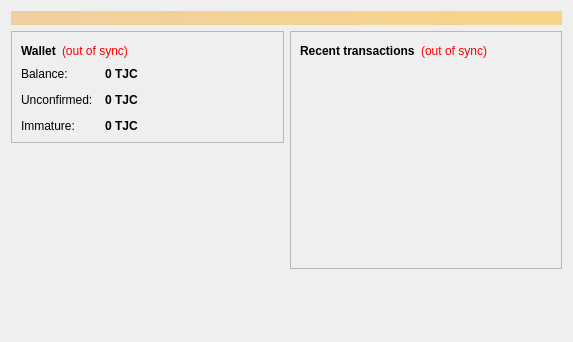
<?xml version="1.0" encoding="UTF-8"?>
<ui version="4.0">
 <class>OverviewPage</class>
 <widget class="QWidget" name="OverviewPage">
  <property name="geometry">
   <rect>
    <x>0</x>
    <y>0</y>
    <width>573</width>
    <height>342</height>
   </rect>
  </property>
  <property name="windowTitle">
   <string>Form</string>
  </property>
  <layout class="QVBoxLayout" name="topLayout">
   <item>
    <widget class="QLabel" name="labelAlerts">
     <property name="visible">
      <bool>false</bool>
     </property>
     <property name="styleSheet">
      <string notr="true">background-color: qlineargradient(x1: 0, y1: 0, x2: 1, y2: 0, stop:0 #F0D0A0, stop:1 #F8D488); color:#000000;</string>
     </property>
     <property name="wordWrap">
      <bool>true</bool>
     </property>
     <property name="margin">
      <number>3</number>
     </property>
    </widget>
   </item>
   <item>
    <layout class="QHBoxLayout" name="horizontalLayout" stretch="1,1">
     <item>
      <layout class="QVBoxLayout" name="verticalLayout_2">
       <item>
        <widget class="QFrame" name="frame">
         <property name="frameShape">
          <enum>QFrame::StyledPanel</enum>
         </property>
         <property name="frameShadow">
          <enum>QFrame::Raised</enum>
         </property>
         <layout class="QVBoxLayout" name="verticalLayout_4">
          <item>
           <layout class="QHBoxLayout" name="horizontalLayout_4">
            <item>
             <widget class="QLabel" name="label_5">
              <property name="font">
               <font>
                <weight>75</weight>
                <bold>true</bold>
               </font>
              </property>
              <property name="text">
               <string>Wallet</string>
              </property>
             </widget>
            </item>
            <item>
             <widget class="QLabel" name="labelWalletStatus">
              <property name="toolTip">
               <string>The displayed information may be out of date. Your wallet automatically synchronizes with the TjcoinV2 network after a connection is established, but this process has not completed yet.</string>
              </property>
              <property name="styleSheet">
               <string notr="true">QLabel { color: red; }</string>
              </property>
              <property name="text">
               <string notr="true">(out of sync)</string>
              </property>
              <property name="alignment">
               <set>Qt::AlignLeading|Qt::AlignLeft|Qt::AlignVCenter</set>
              </property>
             </widget>
            </item>
            <item>
             <spacer name="horizontalSpacer_2">
              <property name="orientation">
               <enum>Qt::Horizontal</enum>
              </property>
              <property name="sizeHint" stdset="0">
               <size>
                <width>40</width>
                <height>20</height>
               </size>
              </property>
             </spacer>
            </item>
           </layout>
          </item>
          <item>
           <layout class="QFormLayout" name="formLayout_2">
            <property name="fieldGrowthPolicy">
             <enum>QFormLayout::AllNonFixedFieldsGrow</enum>
            </property>
            <property name="horizontalSpacing">
             <number>12</number>
            </property>
            <property name="verticalSpacing">
             <number>12</number>
            </property>
            <item row="0" column="0">
             <widget class="QLabel" name="label">
              <property name="text">
               <string>Balance:</string>
              </property>
             </widget>
            </item>
            <item row="0" column="1">
             <widget class="QLabel" name="labelBalance">
              <property name="font">
               <font>
                <weight>75</weight>
                <bold>true</bold>
               </font>
              </property>
              <property name="cursor">
               <cursorShape>IBeamCursor</cursorShape>
              </property>
              <property name="toolTip">
               <string>Your current balance</string>
              </property>
              <property name="text">
               <string notr="true">0 TJC</string>
              </property>
              <property name="textInteractionFlags">
               <set>Qt::LinksAccessibleByMouse|Qt::TextSelectableByKeyboard|Qt::TextSelectableByMouse</set>
              </property>
             </widget>
            </item>
            <item row="1" column="0">
             <widget class="QLabel" name="label_3">
              <property name="text">
               <string>Unconfirmed:</string>
              </property>
             </widget>
            </item>
            <item row="1" column="1">
             <widget class="QLabel" name="labelUnconfirmed">
              <property name="font">
               <font>
                <weight>75</weight>
                <bold>true</bold>
               </font>
              </property>
              <property name="cursor">
               <cursorShape>IBeamCursor</cursorShape>
              </property>
              <property name="toolTip">
               <string>Total of transactions that have yet to be confirmed, and do not yet count toward the current balance</string>
              </property>
              <property name="text">
               <string notr="true">0 TJC</string>
              </property>
              <property name="textInteractionFlags">
               <set>Qt::LinksAccessibleByMouse|Qt::TextSelectableByKeyboard|Qt::TextSelectableByMouse</set>
              </property>
             </widget>
            </item>
            <item row="2" column="0">
             <widget class="QLabel" name="labelImmatureText">
              <property name="text">
               <string>Immature:</string>
              </property>
             </widget>
            </item>
            <item row="2" column="1">
             <widget class="QLabel" name="labelImmature">
              <property name="font">
               <font>
                <weight>75</weight>
                <bold>true</bold>
               </font>
              </property>
              <property name="toolTip">
               <string>Mined balance that has not yet matured</string>
              </property>
              <property name="text">
               <string notr="true">0 TJC</string>
              </property>
              <property name="textInteractionFlags">
               <set>Qt::LinksAccessibleByMouse|Qt::TextSelectableByKeyboard|Qt::TextSelectableByMouse</set>
              </property>
             </widget>
            </item>
           </layout>
          </item>
         </layout>
        </widget>
       </item>
       <item>
        <spacer name="verticalSpacer">
         <property name="orientation">
          <enum>Qt::Vertical</enum>
         </property>
         <property name="sizeHint" stdset="0">
          <size>
           <width>20</width>
           <height>40</height>
          </size>
         </property>
        </spacer>
       </item>
      </layout>
     </item>
     <item>
      <layout class="QVBoxLayout" name="verticalLayout_3">
       <item>
        <widget class="QFrame" name="frame_2">
         <property name="frameShape">
          <enum>QFrame::StyledPanel</enum>
         </property>
         <property name="frameShadow">
          <enum>QFrame::Raised</enum>
         </property>
         <layout class="QVBoxLayout" name="verticalLayout">
          <item>
           <layout class="QHBoxLayout" name="horizontalLayout_2">
            <item>
             <widget class="QLabel" name="label_4">
              <property name="text">
               <string>&lt;b&gt;Recent transactions&lt;/b&gt;</string>
              </property>
             </widget>
            </item>
            <item>
             <widget class="QLabel" name="labelTransactionsStatus">
              <property name="toolTip">
               <string>The displayed information may be out of date. Your wallet automatically synchronizes with the TjcoinV2 network after a connection is established, but this process has not completed yet.</string>
              </property>
              <property name="styleSheet">
               <string notr="true">QLabel { color: red; }</string>
              </property>
              <property name="text">
               <string notr="true">(out of sync)</string>
              </property>
              <property name="alignment">
               <set>Qt::AlignRight|Qt::AlignTrailing|Qt::AlignVCenter</set>
              </property>
             </widget>
            </item>
            <item>
             <spacer name="horizontalSpacer">
              <property name="orientation">
               <enum>Qt::Horizontal</enum>
              </property>
              <property name="sizeHint" stdset="0">
               <size>
                <width>40</width>
                <height>20</height>
               </size>
              </property>
             </spacer>
            </item>
           </layout>
          </item>
          <item>
           <widget class="QListView" name="listTransactions">
            <property name="styleSheet">
             <string notr="true">QListView { background: transparent; }</string>
            </property>
            <property name="frameShape">
             <enum>QFrame::NoFrame</enum>
            </property>
            <property name="verticalScrollBarPolicy">
             <enum>Qt::ScrollBarAlwaysOff</enum>
            </property>
            <property name="horizontalScrollBarPolicy">
             <enum>Qt::ScrollBarAlwaysOff</enum>
            </property>
            <property name="selectionMode">
             <enum>QAbstractItemView::NoSelection</enum>
            </property>
           </widget>
          </item>
         </layout>
        </widget>
       </item>
       <item>
        <spacer name="verticalSpacer_2">
         <property name="orientation">
          <enum>Qt::Vertical</enum>
         </property>
         <property name="sizeHint" stdset="0">
          <size>
           <width>20</width>
           <height>40</height>
          </size>
         </property>
        </spacer>
       </item>
      </layout>
     </item>
    </layout>
   </item>
  </layout>
 </widget>
 <resources/>
 <connections/>
</ui>
